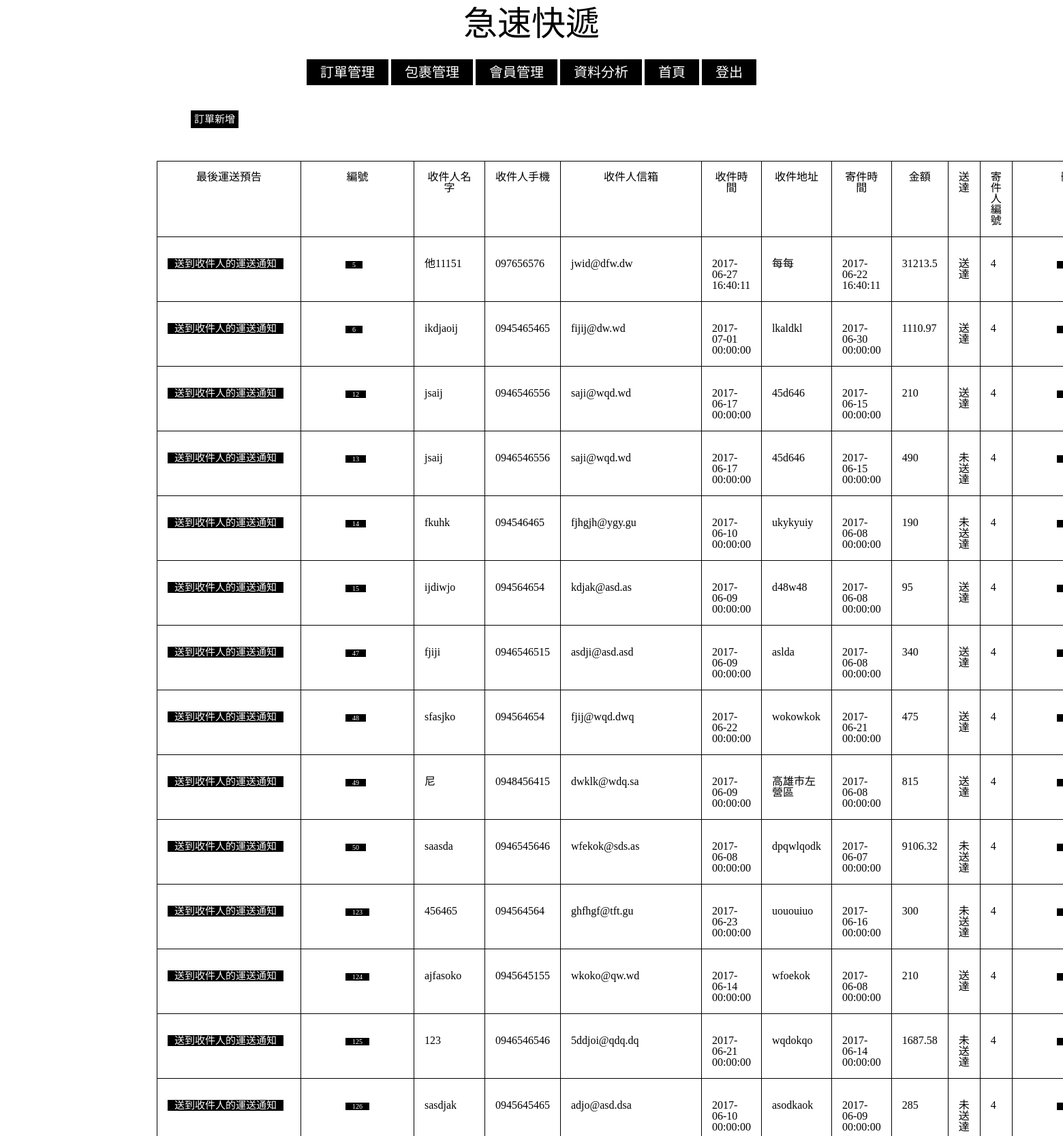
Page /actioniupdate_m.php (signed in, upper part) on the committed database.
### tables this page shows
CREATE TABLE `invoice` (
  `inv_id` int(11) NOT NULL,
  `receiver_name` varchar(15) NOT NULL,
  `receiver_phone` varchar(10) NOT NULL,
  `receiver_email` varchar(35) NOT NULL,
  `arrive_time` datetime NOT NULL,
  `arrive_address` varchar(35) NOT NULL,
  `send_time` datetime NOT NULL,
  `total_price` float DEFAULT NULL,
  `if_success` int(1) DEFAULT NULL,
  `mem_id` int(11) NOT NULL
);

### actioniupdate_m.php (the view, shortened to what this page needs)
<!DOCTYPE html>
<html>
<head>
    <link rel="stylesheet" href="manager.css">
</head>
    <body>
    <h1>急速快遞</h1> <br/>
<?php
include("config.php");
if (empty($_SESSION["loginsession"])) { ?>
	<div class = "menu">
            <a href="Service.php">商品服務</a>
            <a href="send.php">寄件</a>
            <a href="recive.php">收件</a>
            <a href="search.php">查詢</a>
            <a href="account.php">帳號</a>
    </div>
<?php
	echo "<br/><br/><h2>請先登入會員!!!</h2>";
	header("refresh:3;url = login.php");
} else {
$account = $_SESSION["loginsession"];
$sql = "SELECT manager_right FROM member WHERE mem_account_num = '$account'";
$result = mysqli_query($link, $sql);
$row = mysqli_fetch_array($result);
	   if($row["manager_right"] == 0) { ?>
	   <div class = "menu">
            <a href="Service.php">商品服務</a>
            <a href="send.php">寄件</a>
            <a href="recive.php">收件</a>
            <a href="search.php">查詢</a>
            <a href="account.php">帳號</a>
            <a href="logout.php">登出</a>
       </div>
<?php
	echo "<br/><br/><h2>權限不夠!!!</h2>";
	header("refresh:3;url = index.php");
	}
	else{?>
	<div class = "menu">
        <a href = "invoice_list.php">訂單管理</a>
        <a href = "package_list.php">包裹管理</a>
        <a href = "list_m.php">會員管理</a>
        <a href = "analysis_m.php">資料分析</a>
        <a href="index.php">首頁</a>
         <a href="logout.php">登出</a>
    </div>
	<div class = "table">
	<h2>
    	<a href = "insert_invoice_m.php">訂單新增</a>
    </h2>
    </div>
<?php
mysqli_query($link,"SET NAMES 'UTF8'");
        $result = mysqli_query($link, "SELECT * FROM invoice order by inv_id");
        echo "<table border=1>";
        echo "<thead>";
        echo "<tr>";
        echo "<th>最後運送預告</th>";
        echo "<th>編號</th>";
        echo "<th>收件人名字</th>";
        echo "<th>收件人手機</th>";
        echo "<th>收件人信箱</th>";
        echo "<th>收件時間</th>";
        echo "<th>收件地址</th>";
        echo "<th>寄件時間</th>";
        echo "<th>金額</th>";
        echo "<th>送達</th>";
        echo "<th>寄件人編號</th>";
        echo "<th>刪除</th>";
        echo "</tr>";
        echo "</thead>";
        while($row = mysqli_fetch_assoc($result)){
	        echo "<tr>";
        	echo "<td>";
	        $id = $row["inv_id"];
        	echo "<div class = 'mail'><h2><a href='send_email.php?inv_id=$id&factor=manager'>送到收件人的運送通知</a></h2></div>";
        	echo "</td><td>";
	        echo "<a href = 'search_by_invoice.php?inv_id=$id'>".$row["inv_id"]."</a>";
        	echo "</td><td>";
        	echo $row["receiver_name"];
        	echo "</td><td>";
        	echo $row["receiver_phone"];
        	echo "</td><td>";
        	echo $row["receiver_email"];
            echo "</td><td>";
        	echo $row["arrive_time"];
            echo "</td><td>";
        	echo $row["arrive_address"];
            echo "</td><td>";
        	echo $row["send_time"];
            echo "</td><td>";
        	echo $row["total_price"];
            if($row["if_success"]<1)
			{
				echo "<td>未送達</td>";
			}
			else
			{
				echo "<td>送達</td>";
			}
            echo "</td><td>";
        	echo $row["mem_id"];
        	echo "</td>";
        	echo "<td>";
        	echo "<a href = 'idelete_m.php?inv_id=$id'>delete</a>";
        	echo "</td>";
        	echo "</tr>";
        }
		echo "</table><br/>";
	}
}
        ?>
</body>
</html>

### manager.css (style rules this page uses)
html, body, div, span, applet, object, iframe, h1, h2, h3, h4, h5, h6, p, blockquote, pre, a, abbr, acronym, address, big, cite, code, del, dfn, em, img, ins, kbd, q, s, samp, small, strike, strong, sub, sup, tt, var, b, u, i, center, dl, dt, dd, ol, ul, li, fieldset, form, label, legend, table, caption, tbody, tfoot, thead, tr, th, td, article, aside, canvas, details, embed, figure, figcaption, footer, header, hgroup, menu, nav, output, ruby, section, summary, time, mark, audio, video { margin: 0; padding: 0; border: 0; font-size: 100%; font: inherit; vertical-align: baseline; }
body { line-height: 1; }
table { border-collapse: collapse; border-spacing: 0; }
body { width: 700px; margin: 0 auto; }
h1 { text-align: center; font-size: 50px; font-family: 微軟正黑體; margin: 10px 10px 20px 10px; }
h2 { text-align: center; font-size: 35px; font-family: 微軟正黑體; margin: 35px 20px 20px 10px; }
.menu { text-align: center; }
.menu a { text-decoration: none; background-color: black; color: white; font-size: 20px; font-family: 微軟正黑體; margin: 10px 0px 10px 0px; padding: 8px 20px 8px 20px; }
a { text-decoration: none; background-color: black; color: white; font-size: 10px; font-family: 微軟正黑體; margin: 0px 50px 0px 50px; padding: 0px 10px 0px 10px }
.mail a { text-decoration: none; background-color: black; color: white; font-size: 15px; font-family: 微軟正黑體; margin: 0px 10px 0px -150px; padding: 0px 10px 0px 10px }
.mail h2 { text-align: center; font-size: 35px; font-family: 微軟正黑體; margin:0px 0px 0px -50px;; padding:0px 0px 0px 200px; }
.table h2 { text-align: center; font-size: 35px; font-family: 微軟正黑體; margin: 35px 20px 20px -1000px; }
.table a { text-decoration: none; background-color: black; color: white; font-size: 15px; font-family: 微軟正黑體; margin: 0px 10px 0px 100px; padding: 5px 5px 5px 5px }
table, th, td { border: 1px solid black; }
table { border-collapse: collapse; width: 100%; margin: 50px 0px 0px -200px; }
th, td { padding: 15px; }

### rows in the picture
invoice: inv_id "5", receiver_name "他11151", receiver_phone "097656576", receiver_email "jwid@dfw.dw", arrive_time "2017-06-27 16:40:11", arrive_address "每每", send_time "2017-06-22 16:40:11", total_price "31213.5", if_success "送達", mem "4"
invoice: inv_id "6", receiver_name "ikdjaoij", receiver_phone "0945465465", receiver_email "fijij@dw.wd", arrive_time "2017-07-01 00:00:00", arrive_address "lkaldkl", send_time "2017-06-30 00:00:00", total_price "1110.97", if_success "送達", mem "4"
invoice: inv_id "12", receiver_name "jsaij", receiver_phone "0946546556", receiver_email "saji@wqd.wd", arrive_time "2017-06-17 00:00:00", arrive_address "45d646", send_time "2017-06-15 00:00:00", total_price "210", if_success "送達", mem "4"
invoice: inv_id "13", receiver_name "jsaij", receiver_phone "0946546556", receiver_email "saji@wqd.wd", arrive_time "2017-06-17 00:00:00", arrive_address "45d646", send_time "2017-06-15 00:00:00", total_price "490", if_success "未送達", mem "4"
invoice: inv_id "14", receiver_name "fkuhk", receiver_phone "094546465", receiver_email "fjhgjh@ygy.gu", arrive_time "2017-06-10 00:00:00", arrive_address "ukykyuiy", send_time "2017-06-08 00:00:00", total_price "190", if_success "未送達", mem "4"
invoice: inv_id "15", receiver_name "ijdiwjo", receiver_phone "094564654", receiver_email "kdjak@asd.as", arrive_time "2017-06-09 00:00:00", arrive_address "d48w48", send_time "2017-06-08 00:00:00", total_price "95", if_success "送達", mem "4"
invoice: inv_id "47", receiver_name "fjiji", receiver_phone "0946546515", receiver_email "asdji@asd.asd", arrive_time "2017-06-09 00:00:00", arrive_address "aslda", send_time "2017-06-08 00:00:00", total_price "340", if_success "送達", mem "4"
invoice: inv_id "48", receiver_name "sfasjko", receiver_phone "094564654", receiver_email "fjij@wqd.dwq", arrive_time "2017-06-22 00:00:00", arrive_address "wokowkok", send_time "2017-06-21 00:00:00", total_price "475", if_success "送達", mem "4"
invoice: inv_id "49", receiver_name "尼", receiver_phone "0948456415", receiver_email "dwklk@wdq.sa", arrive_time "2017-06-09 00:00:00", arrive_address "高雄市左營區", send_time "2017-06-08 00:00:00", total_price "815", if_success "送達", mem "4"
invoice: inv_id "50", receiver_name "saasda", receiver_phone "0946545646", receiver_email "wfekok@sds.as", arrive_time "2017-06-08 00:00:00", arrive_address "dpqwlqodk", send_time "2017-06-07 00:00:00", total_price "9106.32", if_success "未送達", mem "4"
invoice: inv_id "123", receiver_name "456465", receiver_phone "094564564", receiver_email "ghfhgf@tft.gu", arrive_time "2017-06-23 00:00:00", arrive_address "uououiuo", send_time "2017-06-16 00:00:00", total_price "300", if_success "未送達", mem "4"
invoice: inv_id "124", receiver_name "ajfasoko", receiver_phone "0945645155", receiver_email "wkoko@qw.wd", arrive_time "2017-06-14 00:00:00", arrive_address "wfoekok", send_time "2017-06-08 00:00:00", total_price "210", if_success "送達", mem "4"
invoice: inv_id "125", receiver_name "123", receiver_phone "0946546546", receiver_email "5ddjoi@qdq.dq", arrive_time "2017-06-21 00:00:00", arrive_address "wqdokqo", send_time "2017-06-14 00:00:00", total_price "1687.58", if_success "未送達", mem "4"
invoice: inv_id "126", receiver_name "sasdjak", receiver_phone "0945645465", receiver_email "adjo@asd.dsa", arrive_time "2017-06-10 00:00:00", arrive_address "asodkaok", send_time "2017-06-09 00:00:00", total_price "285", if_success "未送達", mem "4"
